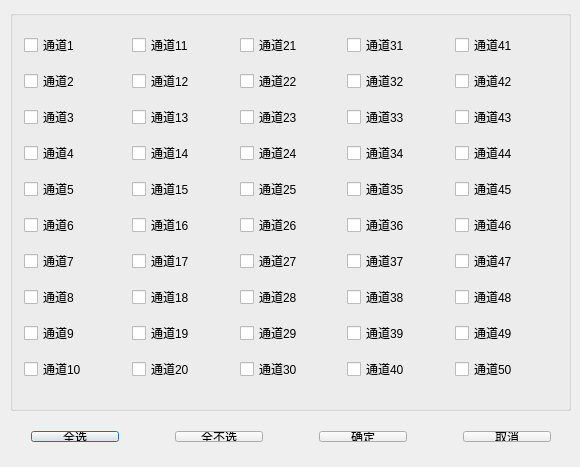
<?xml version="1.0" encoding="UTF-8"?>
<ui version="4.0">
 <class>SmvAbnormalChannelSelect</class>
 <widget class="QDialog" name="SmvAbnormalChannelSelect">
  <property name="geometry">
   <rect>
    <x>0</x>
    <y>0</y>
    <width>580</width>
    <height>467</height>
   </rect>
  </property>
  <property name="windowTitle">
   <string>通道选择</string>
  </property>
  <widget class="QGroupBox" name="groupBox">
   <property name="geometry">
    <rect>
     <x>10</x>
     <y>10</y>
     <width>561</width>
     <height>401</height>
    </rect>
   </property>
   <property name="title">
    <string/>
   </property>
   <layout class="QGridLayout" name="gridLayout">
    <item row="0" column="0">
     <widget class="QSttCheckBox" name="ck_channel1">
      <property name="text">
       <string>通道1</string>
      </property>
     </widget>
    </item>
    <item row="0" column="1">
     <widget class="QSttCheckBox" name="ck_channel11">
      <property name="text">
       <string>通道11</string>
      </property>
     </widget>
    </item>
    <item row="0" column="2">
     <widget class="QSttCheckBox" name="ck_channel21">
      <property name="text">
       <string>通道21</string>
      </property>
     </widget>
    </item>
    <item row="0" column="3">
     <widget class="QSttCheckBox" name="ck_channel31">
      <property name="text">
       <string>通道31</string>
      </property>
     </widget>
    </item>
    <item row="0" column="4">
     <widget class="QSttCheckBox" name="ck_channel41">
      <property name="text">
       <string>通道41</string>
      </property>
     </widget>
    </item>
    <item row="1" column="0">
     <widget class="QSttCheckBox" name="ck_channel2">
      <property name="text">
       <string>通道2</string>
      </property>
     </widget>
    </item>
    <item row="1" column="1">
     <widget class="QSttCheckBox" name="ck_channel12">
      <property name="text">
       <string>通道12</string>
      </property>
     </widget>
    </item>
    <item row="1" column="2">
     <widget class="QSttCheckBox" name="ck_channel22">
      <property name="text">
       <string>通道22</string>
      </property>
     </widget>
    </item>
    <item row="1" column="3">
     <widget class="QSttCheckBox" name="ck_channel32">
      <property name="text">
       <string>通道32</string>
      </property>
     </widget>
    </item>
    <item row="1" column="4">
     <widget class="QSttCheckBox" name="ck_channel42">
      <property name="text">
       <string>通道42</string>
      </property>
     </widget>
    </item>
    <item row="2" column="0">
     <widget class="QSttCheckBox" name="ck_channel3">
      <property name="text">
       <string>通道3</string>
      </property>
     </widget>
    </item>
    <item row="2" column="1">
     <widget class="QSttCheckBox" name="ck_channel13">
      <property name="text">
       <string>通道13</string>
      </property>
     </widget>
    </item>
    <item row="2" column="2">
     <widget class="QSttCheckBox" name="ck_channel23">
      <property name="text">
       <string>通道23</string>
      </property>
     </widget>
    </item>
    <item row="2" column="3">
     <widget class="QSttCheckBox" name="ck_channel33">
      <property name="text">
       <string>通道33</string>
      </property>
     </widget>
    </item>
    <item row="2" column="4">
     <widget class="QSttCheckBox" name="ck_channel43">
      <property name="text">
       <string>通道43</string>
      </property>
     </widget>
    </item>
    <item row="3" column="0">
     <widget class="QSttCheckBox" name="ck_channel4">
      <property name="text">
       <string>通道4</string>
      </property>
     </widget>
    </item>
    <item row="3" column="1">
     <widget class="QSttCheckBox" name="ck_channel14">
      <property name="text">
       <string>通道14</string>
      </property>
     </widget>
    </item>
    <item row="3" column="2">
     <widget class="QSttCheckBox" name="ck_channel24">
      <property name="text">
       <string>通道24</string>
      </property>
     </widget>
    </item>
    <item row="3" column="3">
     <widget class="QSttCheckBox" name="ck_channel34">
      <property name="text">
       <string>通道34</string>
      </property>
     </widget>
    </item>
    <item row="3" column="4">
     <widget class="QSttCheckBox" name="ck_channel44">
      <property name="text">
       <string>通道44</string>
      </property>
     </widget>
    </item>
    <item row="4" column="0">
     <widget class="QSttCheckBox" name="ck_channel5">
      <property name="text">
       <string>通道5</string>
      </property>
     </widget>
    </item>
    <item row="4" column="1">
     <widget class="QSttCheckBox" name="ck_channel15">
      <property name="text">
       <string>通道15</string>
      </property>
     </widget>
    </item>
    <item row="4" column="2">
     <widget class="QSttCheckBox" name="ck_channel25">
      <property name="text">
       <string>通道25</string>
      </property>
     </widget>
    </item>
    <item row="4" column="3">
     <widget class="QSttCheckBox" name="ck_channel35">
      <property name="text">
       <string>通道35</string>
      </property>
     </widget>
    </item>
    <item row="4" column="4">
     <widget class="QSttCheckBox" name="ck_channel45">
      <property name="text">
       <string>通道45</string>
      </property>
     </widget>
    </item>
    <item row="5" column="0">
     <widget class="QSttCheckBox" name="ck_channel6">
      <property name="text">
       <string>通道6</string>
      </property>
     </widget>
    </item>
    <item row="5" column="1">
     <widget class="QSttCheckBox" name="ck_channel16">
      <property name="text">
       <string>通道16</string>
      </property>
     </widget>
    </item>
    <item row="5" column="2">
     <widget class="QSttCheckBox" name="ck_channel26">
      <property name="text">
       <string>通道26</string>
      </property>
     </widget>
    </item>
    <item row="5" column="3">
     <widget class="QSttCheckBox" name="ck_channel36">
      <property name="text">
       <string>通道36</string>
      </property>
     </widget>
    </item>
    <item row="5" column="4">
     <widget class="QSttCheckBox" name="ck_channel46">
      <property name="text">
       <string>通道46</string>
      </property>
     </widget>
    </item>
    <item row="6" column="0">
     <widget class="QSttCheckBox" name="ck_channel7">
      <property name="text">
       <string>通道7</string>
      </property>
     </widget>
    </item>
    <item row="6" column="1">
     <widget class="QSttCheckBox" name="ck_channel17">
      <property name="text">
       <string>通道17</string>
      </property>
     </widget>
    </item>
    <item row="6" column="2">
     <widget class="QSttCheckBox" name="ck_channel27">
      <property name="text">
       <string>通道27</string>
      </property>
     </widget>
    </item>
    <item row="6" column="3">
     <widget class="QSttCheckBox" name="ck_channel37">
      <property name="text">
       <string>通道37</string>
      </property>
     </widget>
    </item>
    <item row="6" column="4">
     <widget class="QSttCheckBox" name="ck_channel47">
      <property name="text">
       <string>通道47</string>
      </property>
     </widget>
    </item>
    <item row="7" column="0">
     <widget class="QSttCheckBox" name="ck_channel8">
      <property name="text">
       <string>通道8</string>
      </property>
     </widget>
    </item>
    <item row="7" column="1">
     <widget class="QSttCheckBox" name="ck_channel18">
      <property name="text">
       <string>通道18</string>
      </property>
     </widget>
    </item>
    <item row="7" column="2">
     <widget class="QSttCheckBox" name="ck_channel28">
      <property name="text">
       <string>通道28</string>
      </property>
     </widget>
    </item>
    <item row="7" column="3">
     <widget class="QSttCheckBox" name="ck_channel38">
      <property name="text">
       <string>通道38</string>
      </property>
     </widget>
    </item>
    <item row="7" column="4">
     <widget class="QSttCheckBox" name="ck_channel48">
      <property name="text">
       <string>通道48</string>
      </property>
     </widget>
    </item>
    <item row="8" column="0">
     <widget class="QSttCheckBox" name="ck_channel9">
      <property name="text">
       <string>通道9</string>
      </property>
     </widget>
    </item>
    <item row="8" column="1">
     <widget class="QSttCheckBox" name="ck_channel19">
      <property name="text">
       <string>通道19</string>
      </property>
     </widget>
    </item>
    <item row="8" column="2">
     <widget class="QSttCheckBox" name="ck_channel29">
      <property name="text">
       <string>通道29</string>
      </property>
     </widget>
    </item>
    <item row="8" column="3">
     <widget class="QSttCheckBox" name="ck_channel39">
      <property name="text">
       <string>通道39</string>
      </property>
     </widget>
    </item>
    <item row="8" column="4">
     <widget class="QSttCheckBox" name="ck_channel49">
      <property name="text">
       <string>通道49</string>
      </property>
     </widget>
    </item>
    <item row="9" column="0">
     <widget class="QSttCheckBox" name="ck_channel10">
      <property name="text">
       <string>通道10</string>
      </property>
     </widget>
    </item>
    <item row="9" column="1">
     <widget class="QSttCheckBox" name="ck_channel20">
      <property name="text">
       <string>通道20</string>
      </property>
     </widget>
    </item>
    <item row="9" column="2">
     <widget class="QSttCheckBox" name="ck_channel30">
      <property name="text">
       <string>通道30</string>
      </property>
     </widget>
    </item>
    <item row="9" column="3">
     <widget class="QSttCheckBox" name="ck_channel40">
      <property name="text">
       <string>通道40</string>
      </property>
     </widget>
    </item>
    <item row="9" column="4">
     <widget class="QSttCheckBox" name="ck_channel50">
      <property name="text">
       <string>通道50</string>
      </property>
     </widget>
    </item>
   </layout>
  </widget>
  <widget class="QWidget" name="layoutWidget">
   <property name="geometry">
    <rect>
     <x>20</x>
     <y>420</y>
     <width>542</width>
     <height>33</height>
    </rect>
   </property>
   <layout class="QHBoxLayout" name="horizontalLayout">
    <property name="spacing">
     <number>56</number>
    </property>
    <item>
     <widget class="QPushButton" name="pbn_ALlReset">
      <property name="text">
       <string>全选</string>
      </property>
     </widget>
    </item>
    <item>
     <widget class="QPushButton" name="pbn_ALlNoReset">
      <property name="text">
       <string>全不选</string>
      </property>
     </widget>
    </item>
    <item>
     <widget class="QPushButton" name="pbn_Ok">
      <property name="text">
       <string>确定</string>
      </property>
     </widget>
    </item>
    <item>
     <widget class="QPushButton" name="pbn_Cancle">
      <property name="text">
       <string>取消</string>
      </property>
     </widget>
    </item>
   </layout>
  </widget>
 </widget>
 <layoutdefault spacing="6" margin="11"/>
 <customwidgets>
  <customwidget>
   <class>QSttCheckBox</class>
   <extends>QCheckBox</extends>
   <header>../Module/UI/Controls/SttCheckBox.h</header>
  </customwidget>
 </customwidgets>
 <resources/>
 <connections/>
</ui>
